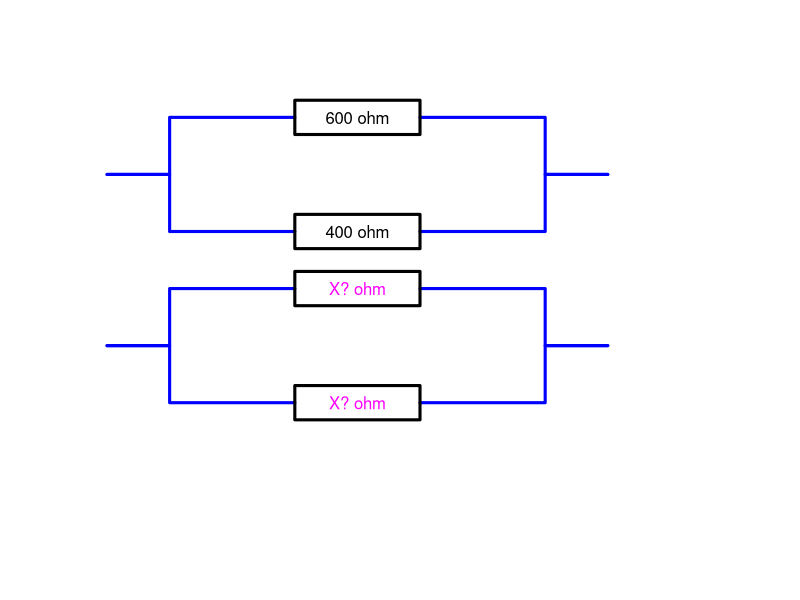

This chart was generated by the following R code:
print('file: MVCCexerciseResistor.R')
print('EXERCISE: replace parallel resistors by 2 resistors with equal resistence')
print(' ---------------------------------------------------')
xp = c(0,1,1,3,3,5,5,3,3,5,5,7,7,8)
yp = c(0,0,1,1,1.3,1.3,0.7,0.7,1.3,1.3,1,1,0,0)
x1 = c(0,1,1,3);
y1 = c(0,0,1,1)
xr = c(3,3,5,5,3,3,5,5)
yr = c(1,1.3,1.3,0.7,0.7,1.3,1.3,1)
x2 = c(5,7,7,8)
y2 = c(1,1,0,0)
# png('HarmonicMeanResistors220222.png',width=16,height=16,units='cm',res=300)
plot(x1,y1,type='l',lwd=3,col='blue',xlab='',ylab='',las=1,cex=0.4,
     bty='n',xaxt='n',yaxt='n',xlim=c(0,10),ylim=c(-4,1)*1.35)
lines(x1,-y1,lwd=3,col='blue')
lines(x2,y2,lwd=3,col='blue')
lines(x2,-y2,lwd=3,col='blue')
lines(xr,yr,lwd=3,col='black')
lines(xr,-yr,lwd=3,col='black')
text(4,1,'600 ohm',col='black')
text(4,-1,'400 ohm',col='black')
dy=3
lines(x1,y1-dy,lwd=3,col='blue')
lines(x1,-y1-dy,lwd=3,col='blue')
lines(x2,y2-dy,lwd=3,col='blue')
lines(x2,-y2-dy,lwd=3,col='blue')
lines(xr,yr-dy,lwd=3,col='black')
lines(xr,-yr-dy,lwd=3,col='black')
text(4,1-dy,'X? ohm',col='magenta')
text(4,-1-dy,'X? ohm',col='magenta')
# dev.off()